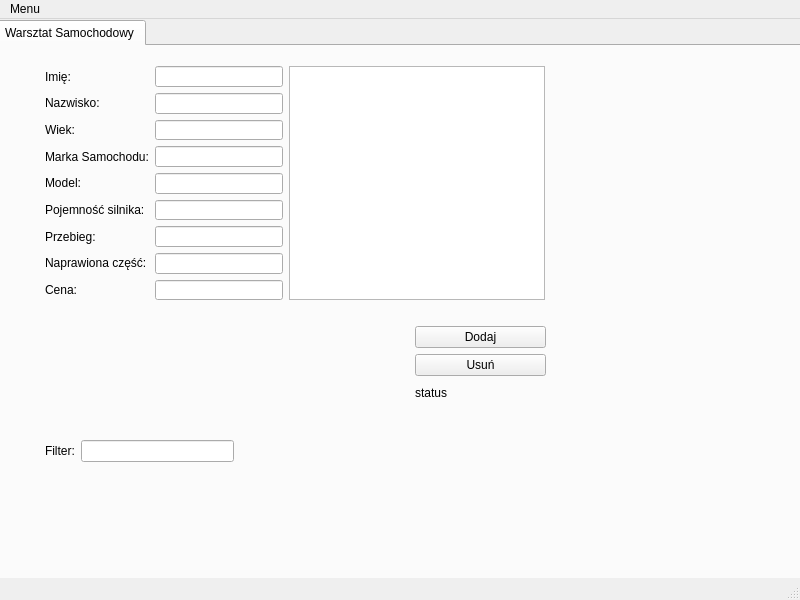
<?xml version="1.0" encoding="UTF-8"?>
<ui version="4.0">
 <class>MainWindow</class>
 <widget class="QMainWindow" name="MainWindow">
  <property name="geometry">
   <rect>
    <x>0</x>
    <y>0</y>
    <width>800</width>
    <height>600</height>
   </rect>
  </property>
  <property name="windowTitle">
   <string>MainWindow</string>
  </property>
  <widget class="QWidget" name="centralwidget">
   <widget class="QTabWidget" name="tabWidget">
    <property name="geometry">
     <rect>
      <x>-7</x>
      <y>1</y>
      <width>811</width>
      <height>571</height>
     </rect>
    </property>
    <property name="currentIndex">
     <number>0</number>
    </property>
    <widget class="QWidget" name="tab">
     <attribute name="title">
      <string>Warsztat Samochodowy</string>
     </attribute>
     <widget class="QWidget" name="layoutWidget">
      <property name="geometry">
       <rect>
        <x>50</x>
        <y>20</y>
        <width>500</width>
        <height>234</height>
       </rect>
      </property>
      <layout class="QHBoxLayout" name="horizontalLayout_2">
       <item>
        <layout class="QHBoxLayout" name="horizontalLayout">
         <item>
          <layout class="QVBoxLayout" name="verticalLayout_2">
           <item>
            <widget class="QLabel" name="label_2">
             <property name="text">
              <string>Imię:</string>
             </property>
            </widget>
           </item>
           <item>
            <widget class="QLabel" name="label_3">
             <property name="text">
              <string>Nazwisko:</string>
             </property>
            </widget>
           </item>
           <item>
            <widget class="QLabel" name="label_4">
             <property name="text">
              <string>Wiek:</string>
             </property>
            </widget>
           </item>
           <item>
            <widget class="QLabel" name="label_5">
             <property name="text">
              <string>Marka Samochodu:</string>
             </property>
            </widget>
           </item>
           <item>
            <widget class="QLabel" name="label_6">
             <property name="text">
              <string>Model:</string>
             </property>
            </widget>
           </item>
           <item>
            <widget class="QLabel" name="label_7">
             <property name="text">
              <string>Pojemność silnika:</string>
             </property>
            </widget>
           </item>
           <item>
            <widget class="QLabel" name="label_8">
             <property name="text">
              <string>Przebieg:</string>
             </property>
            </widget>
           </item>
           <item>
            <widget class="QLabel" name="label_9">
             <property name="text">
              <string>Naprawiona część:</string>
             </property>
            </widget>
           </item>
           <item>
            <widget class="QLabel" name="label_10">
             <property name="text">
              <string>Cena:</string>
             </property>
            </widget>
           </item>
          </layout>
         </item>
         <item>
          <layout class="QVBoxLayout" name="verticalLayout">
           <item>
            <widget class="QLineEdit" name="tablica"/>
           </item>
           <item>
            <widget class="QLineEdit" name="tablica2"/>
           </item>
           <item>
            <widget class="QLineEdit" name="tablica3"/>
           </item>
           <item>
            <widget class="QLineEdit" name="tablica4"/>
           </item>
           <item>
            <widget class="QLineEdit" name="tablica5"/>
           </item>
           <item>
            <widget class="QLineEdit" name="tablica6"/>
           </item>
           <item>
            <widget class="QLineEdit" name="tablica7"/>
           </item>
           <item>
            <widget class="QLineEdit" name="tablica8"/>
           </item>
           <item>
            <widget class="QLineEdit" name="tablica9"/>
           </item>
          </layout>
         </item>
        </layout>
       </item>
       <item>
        <widget class="QListWidget" name="listWidget"/>
       </item>
      </layout>
     </widget>
     <widget class="QWidget" name="layoutWidget">
      <property name="geometry">
       <rect>
        <x>420</x>
        <y>280</y>
        <width>131</width>
        <height>77</height>
       </rect>
      </property>
      <layout class="QVBoxLayout" name="verticalLayout_5">
       <item>
        <layout class="QVBoxLayout" name="verticalLayout_4">
         <item>
          <layout class="QVBoxLayout" name="verticalLayout_3">
           <item>
            <widget class="QPushButton" name="pushButton">
             <property name="text">
              <string>Dodaj</string>
             </property>
            </widget>
           </item>
          </layout>
         </item>
         <item>
          <widget class="QPushButton" name="push_button_2">
           <property name="text">
            <string>Usuń</string>
           </property>
          </widget>
         </item>
        </layout>
       </item>
       <item>
        <widget class="QLabel" name="label">
         <property name="text">
          <string>status</string>
         </property>
        </widget>
       </item>
      </layout>
     </widget>
     <widget class="QWidget" name="layoutWidget">
      <property name="geometry">
       <rect>
        <x>50</x>
        <y>380</y>
        <width>189</width>
        <height>50</height>
       </rect>
      </property>
      <layout class="QHBoxLayout" name="horizontalLayout_3">
       <item>
        <layout class="QVBoxLayout" name="verticalLayout_7">
         <item>
          <widget class="QLabel" name="label_21">
           <property name="text">
            <string>Filter:</string>
           </property>
          </widget>
         </item>
        </layout>
       </item>
       <item>
        <layout class="QVBoxLayout" name="verticalLayout_6">
         <item>
          <widget class="QLineEdit" name="tablica11"/>
         </item>
        </layout>
       </item>
      </layout>
     </widget>
    </widget>
   </widget>
  </widget>
  <widget class="QMenuBar" name="menubar">
   <property name="geometry">
    <rect>
     <x>0</x>
     <y>0</y>
     <width>800</width>
     <height>21</height>
    </rect>
   </property>
   <widget class="QMenu" name="menuPowitanie">
    <property name="title">
     <string>Menu</string>
    </property>
    <addaction name="actionZapis_do_pliku"/>
    <addaction name="actionOdczyt_z_pliku"/>
   </widget>
   <addaction name="menuPowitanie"/>
  </widget>
  <widget class="QStatusBar" name="statusbar"/>
  <action name="actionZapis_do_pliku">
   <property name="text">
    <string>Zapis do pliku</string>
   </property>
  </action>
  <action name="actionOdczyt_z_pliku">
   <property name="text">
    <string>Odczyt z pliku</string>
   </property>
  </action>
 </widget>
 <resources/>
 <connections/>
</ui>
